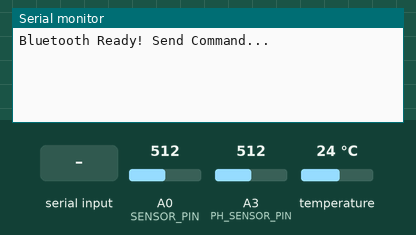
Recording of a sketch running on a simulated Arduino Uno, built with avr-gcc and run on an emulated ATmega328P. On the bench: the last lines printed to the serial monitor. The inputs (shaded band) are chosen by the test bench; at power-on: A0 (SENSOR_PIN) = 512, A3 (PH_SENSOR_PIN) = 512, temperature 24 °C.

Above: at 1.2 s.
1.3 s: "1" received over Serial
At 3.8 s:
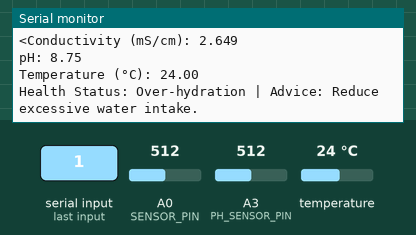
At 5.2 s:
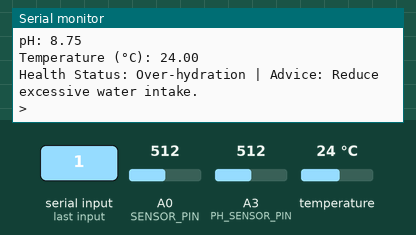

The sketch:

bbb.ino
```cpp
#include <OneWire.h>
#include <DallasTemperature.h>
//#include <SoftwareSerial.h>

#define SENSOR_PIN A0         // Conductivity Sensor pin
#define PH_SENSOR_PIN A3      // pH Sensor pin
#define ONE_WIRE_BUS 8        // DS18B20 temperature sensor pin

#define I 1.02                // Constant current in mA
#define cell_constant 1      // Cell constant for conductivity

OneWire oneWire(ONE_WIRE_BUS);
DallasTemperature sensors(&oneWire);
//SoftwareSerial BTSerial(HC05_TX, HC05_RX); // Uncomment if using Bluetooth

float Celsius = 0;
float conductivity = 0;
float ph_value = 0;
String inputCommand = "";

void setup() {
    Serial.begin(9600);       // Serial Monitor
    //BTSerial.begin(9600);   // Bluetooth if used
    sensors.begin();          // Start temperature sensor
    pinMode(SENSOR_PIN, INPUT);
    pinMode(PH_SENSOR_PIN, INPUT);

    Serial.println("Bluetooth Ready! Send Command...");
}

void loop() {
    if (Serial.available()) {
        inputCommand = Serial.readString();
        inputCommand.trim();

        if (inputCommand == "1") {

            // --- Conductivity Measurement ---
            float cond_array[10];
            for (int i = 0; i < 10; i++) {
                int sensorValue = analogRead(SENSOR_PIN);
                float voltage = sensorValue * (5.0 / 1023.0);
                float resistance = (voltage / I) * 1000.0;
                float cond = (1.0 / resistance) * 1000.0 * cell_constant*6.5;
                cond_array[i] = cond;
                delay(50);
            }

            // --- Sort the readings ---
            for (int i = 0; i < 9; i++) {
                for (int j = i + 1; j < 10; j++) {
                    if (cond_array[i] > cond_array[j]) {
                        float temp = cond_array[i];
                        cond_array[i] = cond_array[j];
                        cond_array[j] = temp;
                    }
                }
            }

            // --- Average middle 6 values (index 2 to 7) ---
            float avgConductivity = 0.0;
            for (int i = 2; i < 8; i++) {
                avgConductivity += cond_array[i];
            }
            conductivity = avgConductivity / 6.0;


            // --- pH Measurement ---
            int buffer_arr[10];
            for (int i = 0; i < 10; i++) {
                buffer_arr[i] = analogRead(PH_SENSOR_PIN);
                delay(10);
            }

            // Sort readings to remove outliers
            for (int i = 0; i < 9; i++) {
                for (int j = i + 1; j < 10; j++) {
                    if (buffer_arr[i] > buffer_arr[j]) {
                        int temp = buffer_arr[i];
                        buffer_arr[i] = buffer_arr[j];
                        buffer_arr[j] = temp;
                    }
                }
            }

            unsigned long avgval = 0;
            for (int i = 2; i < 8; i++) avgval += buffer_arr[i];

            float ph_voltage = (float)avgval * 5.0 / 1024.0 / 6.0;
            ph_value = 3.5 * ph_voltage;


            // --- Temperature Measurement ---
            sensors.requestTemperatures();
            Celsius = sensors.getTempCByIndex(0);


            Serial.print("<");
            Serial.print("Conductivity (mS/cm): ");
            Serial.println(conductivity, 3);

             Serial.print("pH: ");
            Serial.println(ph_value, 2);

            Serial.print("Temperature (°C): ");
            Serial.println(Celsius, 2);

            // --- Health Status ---
            Serial.print("Health Status: ");
            if (conductivity >= 7.0 && conductivity <= 16.0 && ph_value >= 5.5 && ph_value <= 7.0 && Celsius >= 35 && Celsius < 37) {
                Serial.println("Normal Urine | Advice: Maintain hydration.");
            }
            else if (conductivity < 7.0 && ph_value > 7.0 && Celsius <= 35) {
                Serial.println("Over-hydration | Advice: Reduce excessive water intake.");
            }
            else if (conductivity > 16.0 && ph_value < 5.5 && Celsius > 37) {
                Serial.println("Dehydration | Advice: Drink ORS, coconut water.");
            }
            else if (conductivity >= 21.5 && conductivity <= 33.9 && ph_value < 5.5 && Celsius >= 35 && Celsius <= 38) {
                Serial.println("Uric Acid Stones | Advice: Reduce salt, red meat.");
            }
            else if (conductivity >= 21.5 && conductivity <= 32.2 && ph_value > 6.2 && Celsius >= 35 && Celsius <= 38) {
                Serial.println("Calcium Phosphate Stones | Advice: Increase citrate intake.");
            }
            else if (ph_value <= 5.5 && Celsius > 38) {
                Serial.println("UTI | Advice: Drink water, cranberry juice.");
            }
            else {
                Serial.println("Unknown Condition | Advice: Consult a doctor.");
            }
            Serial.print(">");
            delay(1000); // Avoid repeated reading
        }
    }
}
```

Measured:
- after the input at 1.3 s, the serial monitor: prints a new line after 2.4 s (image 1)
